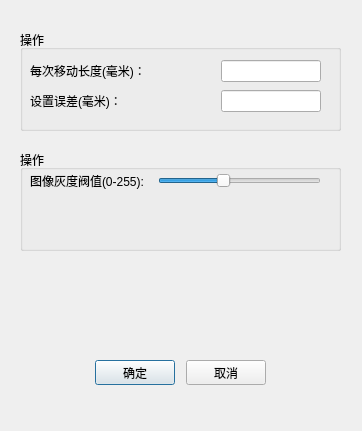
<?xml version="1.0" encoding="UTF-8"?>
<ui version="4.0">
 <class>Setting_Dialog</class>
 <widget class="QDialog" name="Setting_Dialog">
  <property name="geometry">
   <rect>
    <x>0</x>
    <y>0</y>
    <width>362</width>
    <height>431</height>
   </rect>
  </property>
  <property name="windowTitle">
   <string>全局设置</string>
  </property>
  <widget class="QGroupBox" name="groupBox">
   <property name="geometry">
    <rect>
     <x>20</x>
     <y>30</y>
     <width>321</width>
     <height>101</height>
    </rect>
   </property>
   <property name="title">
    <string>操作</string>
   </property>
   <widget class="QWidget" name="layoutWidget">
    <property name="geometry">
     <rect>
      <x>10</x>
      <y>30</y>
      <width>291</width>
      <height>22</height>
     </rect>
    </property>
    <layout class="QHBoxLayout" name="horizontalLayout">
     <item>
      <widget class="QLabel" name="label">
       <property name="text">
        <string>每次移动长度(毫米)：</string>
       </property>
      </widget>
     </item>
     <item>
      <widget class="QLineEdit" name="lineEdit">
       <property name="minimumSize">
        <size>
         <width>100</width>
         <height>0</height>
        </size>
       </property>
       <property name="maximumSize">
        <size>
         <width>100</width>
         <height>16777215</height>
        </size>
       </property>
       <property name="toolTip">
        <string>可精确到0.1毫米</string>
       </property>
      </widget>
     </item>
    </layout>
   </widget>
   <widget class="QWidget" name="layoutWidget_2">
    <property name="geometry">
     <rect>
      <x>10</x>
      <y>60</y>
      <width>291</width>
      <height>22</height>
     </rect>
    </property>
    <layout class="QHBoxLayout" name="horizontalLayout_3">
     <item>
      <widget class="QLabel" name="label_2">
       <property name="text">
        <string>设置误差(毫米)：</string>
       </property>
      </widget>
     </item>
     <item>
      <widget class="QLineEdit" name="lineEdit_err_dis">
       <property name="minimumSize">
        <size>
         <width>100</width>
         <height>0</height>
        </size>
       </property>
       <property name="maximumSize">
        <size>
         <width>100</width>
         <height>16777215</height>
        </size>
       </property>
       <property name="toolTip">
        <string>可精确到0.1毫米</string>
       </property>
      </widget>
     </item>
    </layout>
   </widget>
  </widget>
  <widget class="QWidget" name="layoutWidget">
   <property name="geometry">
    <rect>
     <x>90</x>
     <y>360</y>
     <width>181</width>
     <height>25</height>
    </rect>
   </property>
   <layout class="QHBoxLayout" name="horizontalLayout_2">
    <item>
     <widget class="QPushButton" name="okButton">
      <property name="minimumSize">
       <size>
        <width>80</width>
        <height>0</height>
       </size>
      </property>
      <property name="maximumSize">
       <size>
        <width>80</width>
        <height>16777215</height>
       </size>
      </property>
      <property name="text">
       <string>确定</string>
      </property>
     </widget>
    </item>
    <item>
     <widget class="QPushButton" name="cancelButton">
      <property name="minimumSize">
       <size>
        <width>80</width>
        <height>0</height>
       </size>
      </property>
      <property name="maximumSize">
       <size>
        <width>80</width>
        <height>16777215</height>
       </size>
      </property>
      <property name="text">
       <string>取消</string>
      </property>
     </widget>
    </item>
   </layout>
  </widget>
  <widget class="QGroupBox" name="groupBox_2">
   <property name="geometry">
    <rect>
     <x>20</x>
     <y>150</y>
     <width>321</width>
     <height>101</height>
    </rect>
   </property>
   <property name="title">
    <string>操作</string>
   </property>
   <widget class="QWidget" name="">
    <property name="geometry">
     <rect>
      <x>10</x>
      <y>20</y>
      <width>291</width>
      <height>21</height>
     </rect>
    </property>
    <layout class="QHBoxLayout" name="horizontalLayout_4">
     <item>
      <widget class="QLabel" name="label_3">
       <property name="text">
        <string>图像灰度阀值(0-255):</string>
       </property>
      </widget>
     </item>
     <item>
      <widget class="QSlider" name="paperSlider">
       <property name="minimumSize">
        <size>
         <width>163</width>
         <height>0</height>
        </size>
       </property>
       <property name="maximumSize">
        <size>
         <width>163</width>
         <height>16777215</height>
        </size>
       </property>
       <property name="toolTip">
        <string>&lt;html&gt;&lt;head/&gt;&lt;body&gt;&lt;p&gt;调节此数值，以使视频或图像中的纸张更清晰&lt;/p&gt;&lt;/body&gt;&lt;/html&gt;</string>
       </property>
       <property name="maximum">
        <number>255</number>
       </property>
       <property name="singleStep">
        <number>0</number>
       </property>
       <property name="pageStep">
        <number>5</number>
       </property>
       <property name="value">
        <number>100</number>
       </property>
       <property name="orientation">
        <enum>Qt::Horizontal</enum>
       </property>
      </widget>
     </item>
    </layout>
   </widget>
  </widget>
 </widget>
 <resources/>
 <connections>
  <connection>
   <sender>cancelButton</sender>
   <signal>clicked()</signal>
   <receiver>Setting_Dialog</receiver>
   <slot>close()</slot>
   <hints>
    <hint type="sourcelabel">
     <x>214</x>
     <y>212</y>
    </hint>
    <hint type="destinationlabel">
     <x>176</x>
     <y>124</y>
    </hint>
   </hints>
  </connection>
 </connections>
</ui>
